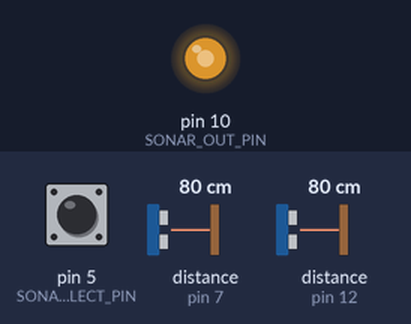
Simulated run of this sketch. Board: Arduino Uno, built with avr-gcc and run on an emulated ATmega328P. Parts: output pins drawn as LEDs (lit = HIGH). The inputs (shaded band) are chosen by the test bench; at power-on: distance to the obstacle (sensors on pin 7, pin 12) 80 cm, pin 5 (SONAR_SELECT_PIN) LOW. The echo pulse lasts 58.3 µs per cm.

Above: at 1.2 s.
1.3 s: distance to the obstacle (sensor on pin 7) set to 2 cm
At 2.2 s:
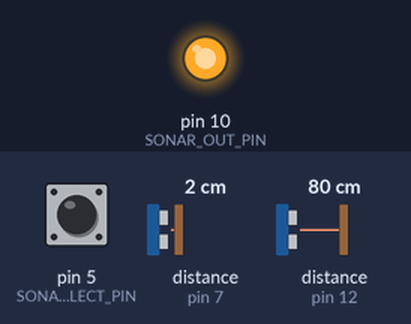
3.0 s: pin 5 (SONAR_SELECT_PIN) pulled HIGH for 3.2 s
At 3.4 s:
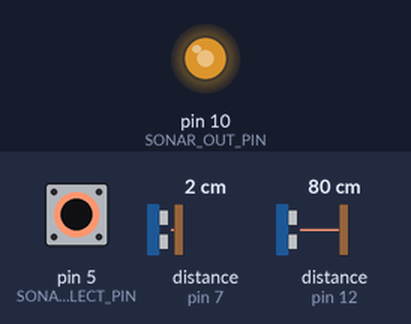
Timing chart, 0 to 7.8 s (numbered marks = the images above; inputs shaded):
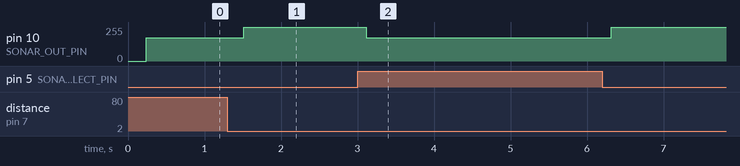

The sketch:

duck.ino
```cpp
#include <NewPing.h>

#define SONAR_NUM     2 // Number of sensors.
#define MAX_DISTANCE 254 // Maximum distance (in cm) to ping.
#define PING_INTERVAL 80 // Milliseconds between sensor pings (29ms is about the min to avoid cross-sensor echo).

#define SONAR_1_TRIG    4
#define SONAR_1_ECHO    7
#define SONAR_2_TRIG    8
#define SONAR_2_ECHO   12

#define SONAR_OUT_PIN    10
#define SONAR_SELECT_PIN  5

unsigned long pingTimer[SONAR_NUM]; // Holds the times when the next ping should happen for each sensor.
unsigned int cm[SONAR_NUM];         // Where the ping distances are stored.
uint8_t currentSensor = 0;          // Keeps track of which sensor is active.

NewPing sonar[SONAR_NUM] = {     // Sensor object array.
  NewPing(SONAR_1_TRIG, SONAR_1_ECHO, MAX_DISTANCE), // Each sensor's trigger pin, echo pin, and max distance to ping.
  NewPing(SONAR_2_TRIG, SONAR_2_ECHO, MAX_DISTANCE)
};

void setup() {
  pingTimer[0] = millis() + 75;           // First ping starts at 75ms, gives time for the Arduino to chill before starting.
  for (uint8_t i = 1; i < SONAR_NUM; i++) {// Set the starting time for each sensor.
    pingTimer[i] = pingTimer[i - 1] + PING_INTERVAL;
  }

  pinMode(SONAR_OUT_PIN, OUTPUT);

  //Serial.begin(57600);
}

void loop() {
  for (uint8_t i = 0; i < SONAR_NUM; i++) { // Loop through all the sensors.
    if (millis() >= pingTimer[i]) {         // Is it this sensor's time to ping?
      pingTimer[i] += PING_INTERVAL * SONAR_NUM;  // Set next time this sensor will be pinged.
      if (i == 0 && currentSensor == SONAR_NUM - 1) {
        oneSensorCycle(); // Sensor ping cycle complete, do something with the results.
      }
      sonar[currentSensor].timer_stop();          // Make sure previous timer is canceled before starting a new ping (insurance).
      currentSensor = i;                          // Sensor being accessed.
      cm[currentSensor] = 255;                      // Make distance zero in case there's no ping echo for this sensor.
      sonar[currentSensor].ping_timer(echoCheck); // Do the ping (processing continues, interrupt will call echoCheck to look for echo).
    }
  }
}

void echoCheck() { // If ping received, set the sensor distance to array.
  if (sonar[currentSensor].check_timer()) {
    cm[currentSensor] = sonar[currentSensor].ping_result / US_ROUNDTRIP_CM;
  }
}

void oneSensorCycle() { // Sensor ping cycle complete, do something with the results.
    analogWrite(SONAR_OUT_PIN, 255 - cm[digitalRead(SONAR_SELECT_PIN) == HIGH]);
    //Serial.println(cm[digitalRead(SONAR_SELECT_PIN) == HIGH]);
}
```

Measured:
- after the input at 1.3 s, pin 10 (SONAR_OUT_PIN): 174/255 → 253/255 after 0.22 s
- after the input at 3.0 s, pin 10 (SONAR_OUT_PIN): 253/255 → 174/255 after 0.12 s, → 253/255 3.2 s later
